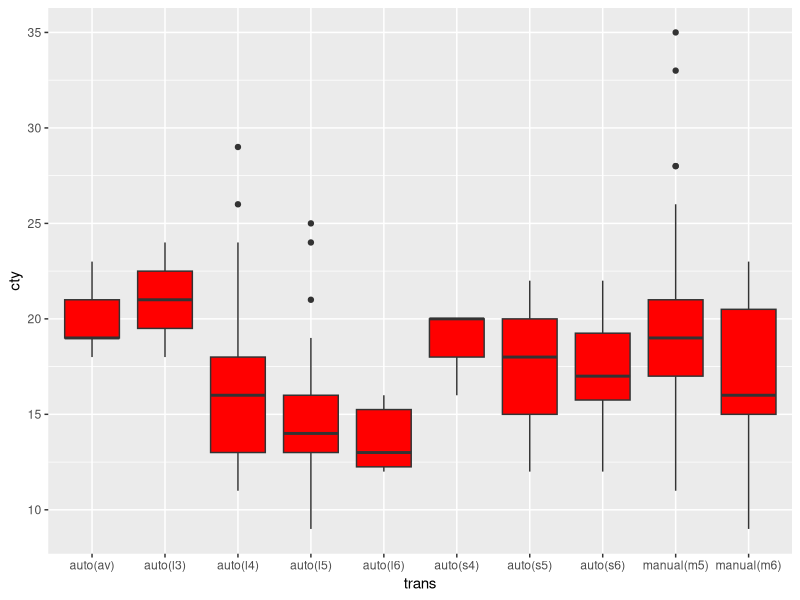

Here is the R script that generated this plot:
## ---- chunk 1
knitr::opts_chunk$set(echo = TRUE)
## ---- chunk 2
library(tidyverse)
## ---- chunk 3
mpg %>%
  ggplot(aes(y = cty, x = trans)) +
  geom_boxplot(fill = "red")
